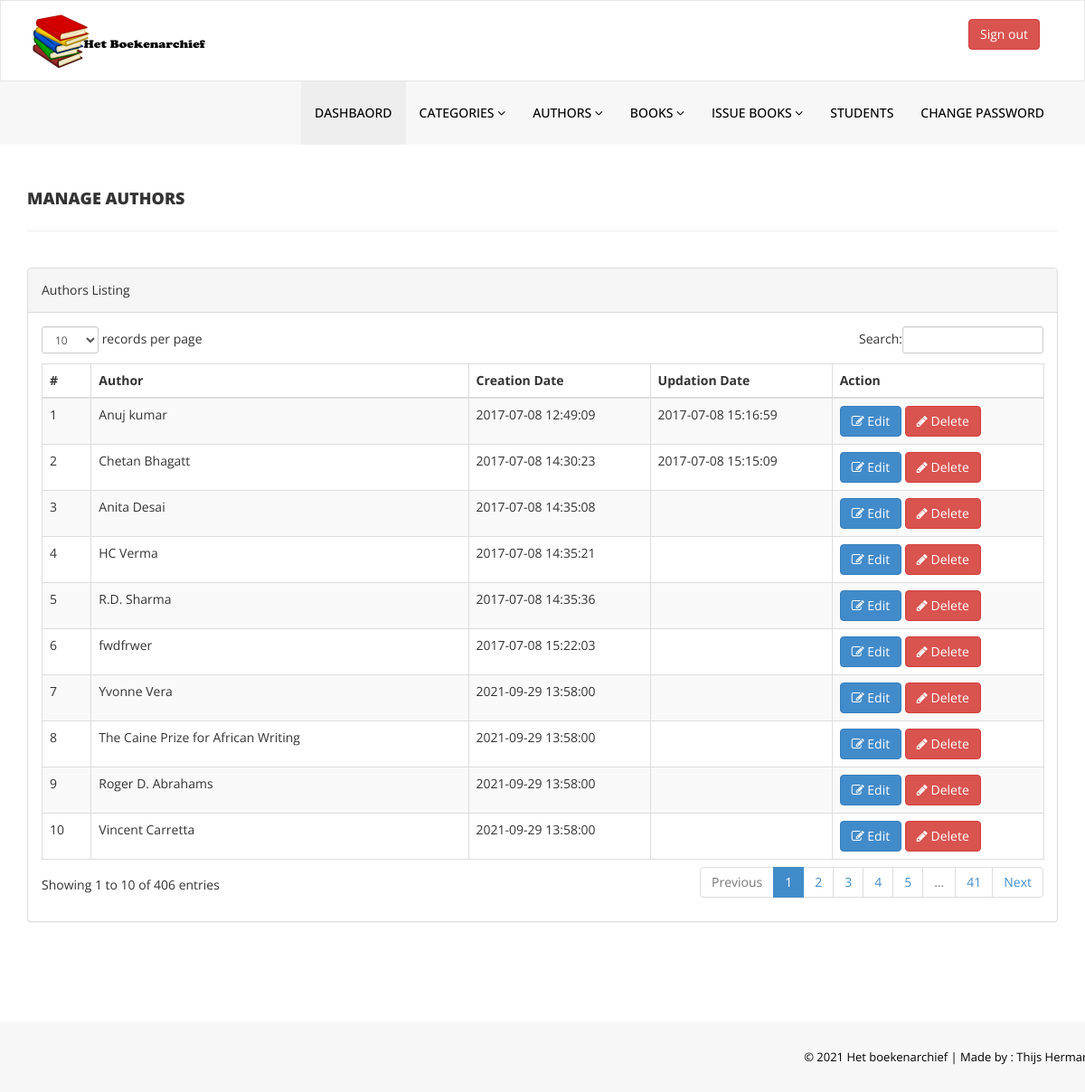
Screenshot of /admin/manage-authors.php (signed in) with the database file from the repository.
### tables this page shows
CREATE TABLE `tblauthors` (
  `id` int(11) NOT NULL,
  `AuthorName` varchar(159) DEFAULT NULL,
  `creationDate` timestamp NULL DEFAULT current_timestamp(),
  `UpdationDate` timestamp NULL DEFAULT NULL ON UPDATE current_timestamp()
);

### admin/manage-authors.php (the view, shortened to what this page needs)
<?php
include('includes/config.php');
if(strlen($_SESSION['alogin'])==0)
    {
header('location:index.php');
}
else{
    ?>
<!DOCTYPE html>
<html xmlns="http://www.w3.org/1999/xhtml">
<head>
    <link href="assets/css/bootstrap.css" rel="stylesheet" />
    <link href="assets/css/font-awesome.css" rel="stylesheet" />
    <link href="assets/js/dataTables/dataTables.bootstrap.css" rel="stylesheet" />
    <link href="assets/css/style.css" rel="stylesheet" />
</head>
<body>
<?php include('includes/header.php');?>
    <div class="content-wrapper">
         <div class="container">
        <div class="row pad-botm">
            <div class="col-md-12">
                <h4 class="header-line">Manage Authors</h4>
    </div>
     <div class="row">
</div>
        </div>
            <div class="row">
                <div class="col-md-12">
                    <div class="panel panel-default">
                        <div class="panel-heading">
                           Authors Listing
                        </div>
                        <div class="panel-body">
                            <div class="table-responsive">
                                <table class="table table-striped table-bordered table-hover" id="dataTables-example">
                                    <thead>
                                        <tr>
                                            <th>#</th>
                                            <th>Author</th>
                                            <th>Creation Date</th>
                                            <th>Updation Date</th>
                                            <th>Action</th>
                                        </tr>
                                    </thead>
                                    <tbody>
<?php $sql = "SELECT * from  tblauthors";
$query = $dbh -> prepare($sql);
$query->execute();
$results=$query->fetchAll(PDO::FETCH_OBJ);
$cnt=1;
if($query->rowCount() > 0)
{
foreach($results as $result)
{               ?>
                                        <tr class="odd gradeX">
                                            <td class="center"><?php echo htmlentities($cnt);?></td>
                                            <td class="center"><?php echo htmlentities($result->AuthorName);?></td>
                                            <td class="center"><?php echo htmlentities($result->creationDate);?></td>
                                            <td class="center"><?php echo htmlentities($result->UpdationDate);?></td>
                                            <td class="center">
                                            <a href="edit-author.php?athrid=<?php echo htmlentities($result->id);?>"><button class="btn btn-primary"><i class="fa fa-edit "></i> Edit</button>
                                          <a href="manage-authors.php?del=<?php echo htmlentities($result->id);?>" onclick="return confirm('Are you sure you want to delete?');"" >  <button class="btn btn-danger"><i class="fa fa-pencil"></i> Delete</button>
                                            </td>
                                        </tr>
 <?php $cnt=$cnt+1;}} ?>
                                    </tbody>
                                </table>
                            </div>
                        </div>
                    </div>
                </div>
            </div>
    </div>
    </div>
  <?php include('includes/footer.php');?>
</body>
</html>
<?php } ?>

### admin/includes/header.php (shortened to what this page needs)
<div class="navbar navbar-inverse set-radius-zero" >
        <div class="container">
            <div class="navbar-header">
                <a class="navbar-brand">
                    <img src="../assets/img/icon.png" />
                </a>
            </div>
            <div class="right-div">
                <a href="logout.php" class="btn btn-danger pull-right">Sign out</a>
            </div>
        </div>
    </div>
    <section class="menu-section">
        <div class="container">
            <div class="row ">
                <div class="col-md-12">
                    <div class="navbar-collapse collapse ">
                        <ul id="menu-top" class="nav navbar-nav navbar-right">
                            <li><a href="dashboard.php" class="menu-top-active">Dashbaord</a></li>
                            <li>
                                <a href="#" class="dropdown-toggle" id="ddlmenuItem" data-toggle="dropdown"> Categories <i class="fa fa-angle-down"></i></a>
                            </li>
                            <li>
                                <a href="#" class="dropdown-toggle" id="ddlmenuItem" data-toggle="dropdown"> Authors <i class="fa fa-angle-down"></i></a>
                            </li>
 <li>
                                <a href="#" class="dropdown-toggle" id="ddlmenuItem" data-toggle="dropdown"> Books <i class="fa fa-angle-down"></i></a>
                            </li>
                           <li>
                                <a href="#" class="dropdown-toggle" id="ddlmenuItem" data-toggle="dropdown"> Issue Books <i class="fa fa-angle-down"></i></a>
                            </li>
                             <li><a href="reg-students.php">Students</a></li>
  <li><a href="change-password.php">Change Password</a></li>
                        </ul>
                    </div>
                </div>
            </div>
        </div>
    </section>

### admin/includes/footer.php
<section class="footer-section">
     <div class="container">
         <div class="row">
             <div class="col-md-12">
             &copy; 2021 Het boekenarchief |<a href="https://turboot.com/" target="_blank"  > Made by : Thijs Herman</a>
             </div>
         </div>
     </div>
 </section>

### admin/assets/css/style.css (style rules this page uses)
.set-radius-zero { border-radius:0px; -moz-border-radius:0px; -webkit-border-radius:0px; }
.content-wrapper { margin-top: 40px; min-height:800px; padding-bottom:90px; }
.header-line { font-weight:900; padding-bottom:25px; border-bottom:1px solid #eeeeee; text-transform:uppercase; }
.pad-botm { padding-bottom:30px; }
.right-div { float: right; padding: 20px; }
#menu-top a { color:#000; text-decoration:none; font-weight:500; padding: 25px 15px 25px 15px; text-transform:uppercase; }
.menu-section { background-color: #f7f7f7; width:100% }
.menu-top-active { background-color:#eeeeee; }
.navbar-inverse { background-color: #FFF; border-color: rgba(155, 153, 153, 0.23); }
.navbar { min-height: 90px; margin-bottom: 0px; }
.footer-section { padding:25px 50px 25px 50px; color:#000; font-size:13px; background-color: #f7f7f7; text-align:right; }
.footer-section a, .footer-section a:hover { color:#000; }

### rows the page displays
tblauthors: AuthorName "Anuj kumar", creationDate "2017-07-08 12:49:09", UpdationDate "2017-07-08 15:16:59"
tblauthors: AuthorName "Chetan Bhagatt", creationDate "2017-07-08 14:30:23", UpdationDate "2017-07-08 15:15:09"
tblauthors: AuthorName "Anita Desai", creationDate "2017-07-08 14:35:08"
tblauthors: AuthorName "HC Verma", creationDate "2017-07-08 14:35:21"
tblauthors: AuthorName "R.D. Sharma", creationDate "2017-07-08 14:35:36"
tblauthors: AuthorName "fwdfrwer", creationDate "2017-07-08 15:22:03"
tblauthors: AuthorName "Yvonne Vera", creationDate "2021-09-29 13:58:00"
tblauthors: AuthorName "The Caine Prize for African Writing", creationDate "2021-09-29 13:58:00"
tblauthors: AuthorName "Roger D. Abrahams", creationDate "2021-09-29 13:58:00"
tblauthors: AuthorName "Vincent Carretta", creationDate "2021-09-29 13:58:00"
